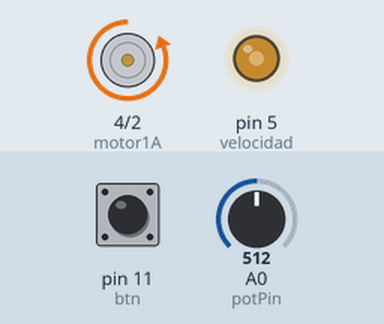
This sketch was run on a simulated Arduino Uno, built with avr-gcc and run on an emulated ATmega328P. On the bench: motor-driver pin pairs drawn as motors (green arrow = first pin HIGH = forward, orange = second pin HIGH = backward, longer = more drive), output pins drawn as LEDs (lit = HIGH). The inputs (shaded band) are chosen by the test bench; at power-on: A0 (potPin) = 512, pin 11 (btn) HIGH.

Above: at 1.2 s.
1.3 s: A0 (potPin) set to 716
At 2.5 s:
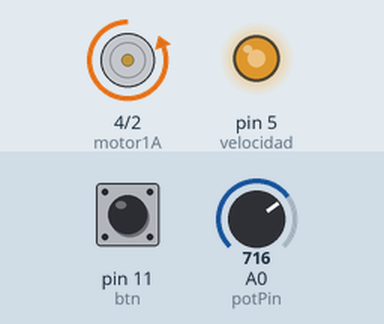
2.8 s: pin 11 (btn) pulled LOW for 0.15 s
At 3.8 s:
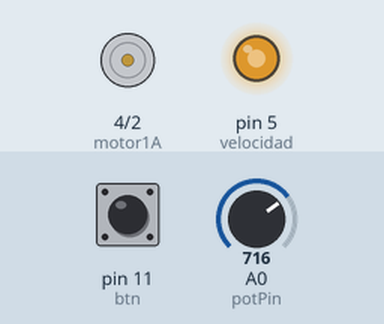
5.9 s: A0 (potPin) set to 900
At 6.2 s:
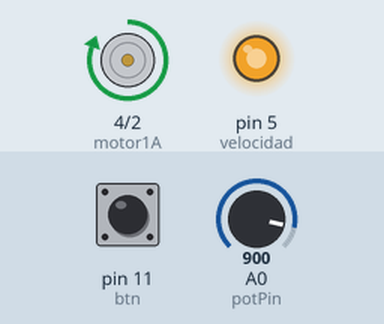
7.4 s: pin 11 (btn) pulled LOW for 1 s
At 8.5 s:
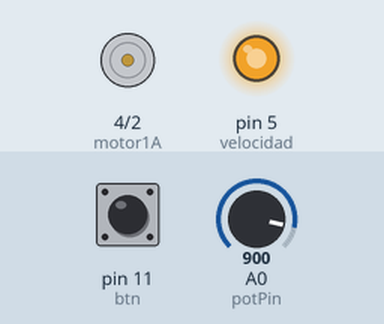
10.9 s: A0 (potPin) set to 122
At 11.2 s:
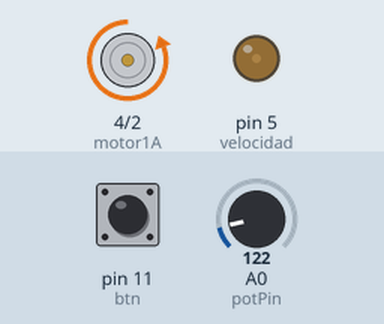
12.4 s: pin 11 (btn) pulled LOW for 0.15 s
At 13.5 s:
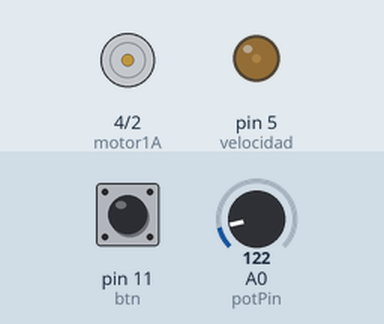
Timing chart, 0 to 15.9 s (numbered marks = the images above; inputs shaded):
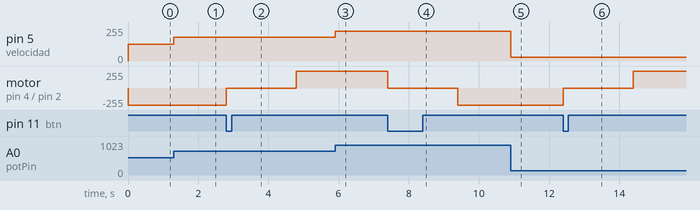

Measured:
- after the input at 1.3 s, pin 5 (velocidad): 127/255 → 178/255 at once
- after the input at 2.8 s, motor on pin 4 (motor1A) / pin 2 (motor1B): backward 255/255 → stopped at once, → forward 255/255 2.0 s later
- after the input at 5.9 s, pin 5 (velocidad): 178/255 → 224/255 at once
- after the input at 7.4 s, motor on pin 4 (motor1A) / pin 2 (motor1B): forward 255/255 → stopped at once, → backward 255/255 2.0 s later
- after the input at 10.9 s, pin 5 (velocidad): 224/255 → 30/255 at once
- after the input at 12.4 s, motor on pin 4 (motor1A) / pin 2 (motor1B): backward 255/255 → stopped at once, → forward 255/255 2.0 s later

The sketch:

motorVariable.ino
```cpp
const int motor1A = 4; // A entrada 1
const int motor1B = 2; // A entrada 2
const int velocidad = 5; // PWM para regular velocidad
const int btn = 11; // Botón para cambiar sentido de giro

int potPin = A0; // Entrada análoga para cambiar manualmente la velocidad
int potValue = 0; // Valor de lectura del potenciómetro, inicializado en 0
int speed; // Velocidad del motor
int estado = 1; // Sentido de giro

void setup()
{
  //Definimos nuestros pines
	pinMode(motor1A, OUTPUT);
	pinMode(motor1B, OUTPUT);
	pinMode(btn, INPUT_PULLUP);

}

void loop()
{
    // Leemos el valor del A0, podemos variarlo con el potenciómetro
  	potValue = analogRead(potPin);
  	/* Usamos la función map, que es básicamente una regla de 3 simple,
  	para transformar los valores analógico a valores PWM */
  	speed = map(potValue,0,1023,0,255);

   	/* Dependiendo del "estado" el motor girara para una lado
       o para el otro*/
  	if ( estado == 0)
    {
    	digitalWrite(motor1A, HIGH);
  		digitalWrite(motor1B, LOW);
    }
  	else // Sería estado = 1
    {
      	digitalWrite(motor1A, LOW);
  		digitalWrite(motor1B, HIGH);
    }
  	analogWrite(velocidad, speed); //Le indicamos la velocidad al motor


  	/* Aqui es donde podemos cambiar el sentido de giro del motor.
    Según el estado en el que está el motor, cuando oprimamos el
    botón, el motor se detendrá por 2 segundos y comenzará a girar
    en sentido contrario.*/
  	if (estado == 0 && digitalRead(btn) == LOW)
    {
      	digitalWrite(motor1A, LOW);
 		digitalWrite(motor1B, LOW);
  		delay(2000);
      	estado = 1;
    }
  	else if (estado == 1 && digitalRead(btn) == LOW)
    {
      	digitalWrite(motor1A, LOW);
 		digitalWrite(motor1B, LOW);
  		delay(2000);
      	estado = 0;
    }
}
```
